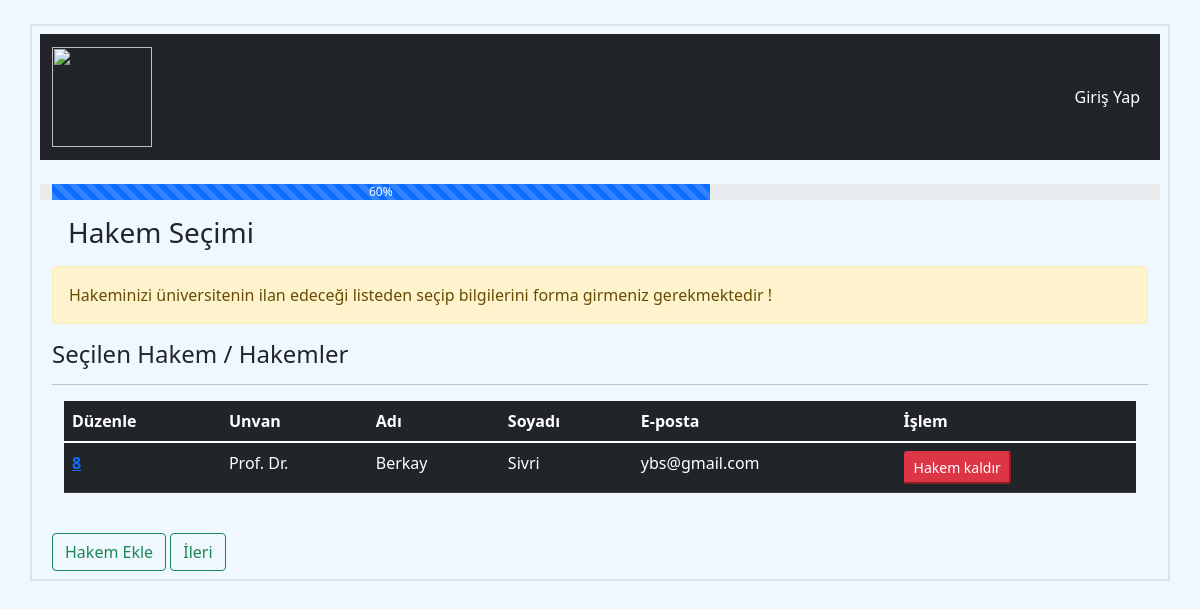
Page /altinci-adim/ on the committed database.
### BapProje/models.py (models this page shows, shortened)
class ProjeHakemi(models.Model):
    unvan = models.CharField(max_length=255, choices=Unvan_Choices)
    basvuran = models.ForeignKey(User, on_delete=models.CASCADE)
    adi = models.CharField(max_length=50)
    soyadi = models.CharField(max_length=55)
    universite = models.CharField(max_length=255)
    fakulte = models.CharField(max_length=255)
    bolum = models.CharField(max_length=255)
    e_posta = models.EmailField()
    telefon = models.CharField(max_length=11)
    resim = models.ImageField(blank = True, upload_to= "images/")

### BapProje/views.py (the view)
# urls.py: path('altinci-adim/', views.Hakemler, name = 'altinci-adim'),
def Hakemler(request):
    hakem_sayfasi = ProjeHakemi.objects.all().values()
    template = loader.get_template('altinci_adim.html')
    context = {
        'hakem_sayfasi': hakem_sayfasi,
    }
    return HttpResponse(template.render(context,request))

### BapProje/templates/altinci_adim.html
{%extends 'base.html'%}
{%load static%}
{% block content%}
<div class="row">
    <div class="progress">
        <div class="progress-bar progress-bar-striped progress-bar-animated" role="progressbar" aria-valuenow="75" aria-valuemin="0" aria-valuemax="100" style="width: 60%">60%</div>
      </div>
  </div>
<h3 class="m-3">Hakem Seçimi</h3>
<div class="alert alert-warning" role="alert">
    Hakeminizi üniversitenin ilan edeceği listeden seçip bilgilerini forma girmeniz gerekmektedir !
</div>
<h4>Seçilen Hakem / Hakemler</h4>
<hr>
<div class="container">
    <table class="table table-dark table-hover">
        <thead>
        <tr>
            <th scope="col">Düzenle</th>
            <th scope="col">Unvan</th>
            <th scope="col">Adı</th>
            <th scope="col">Soyadı</th>
            <th scope="col">E-posta</th>
            <th scope="col">İşlem</th>
        </tr>
        </thead>
        <tbody>
            {% for x in hakem_sayfasi%}
                <tr>
                    <th scope="row"><a href="hakem-duzenle/{{x.id}}">{{x.id}}</a></th>
                    <td>{{x.unvan}}</td>
                    <td>{{x.adi}}</td>
                    <td>{{x.soyadi}}</td>
                    <td>{{x.e_posta}}</td>
                    <td><a href="hakem-sil/{{ x.id }}"><button class="btn-sm btn-danger">Hakem kaldır</button></a></td>
                </tr>
            {%empty%}
                <div class="alert alert-danger" role="alert">
                    Kayıtlı hakem yok!
                </div>
            {% endfor %}
        </tbody>
    </table>
</div>
<a href="{% url 'hakem-ekle'%}"><button class="btn btn-outline-success mt-4">Hakem Ekle</button></a>
<a href="{%url 'yedinci-adim'%}"><button class="btn btn-outline-success mt-4">İleri</button></a>
{% endblock %}

### rows in the picture
ProjeHakemi: id "8", unvan "Prof. Dr.", adi "Berkay", soyadi "Sivri", e_posta "ybs@gmail.com"
